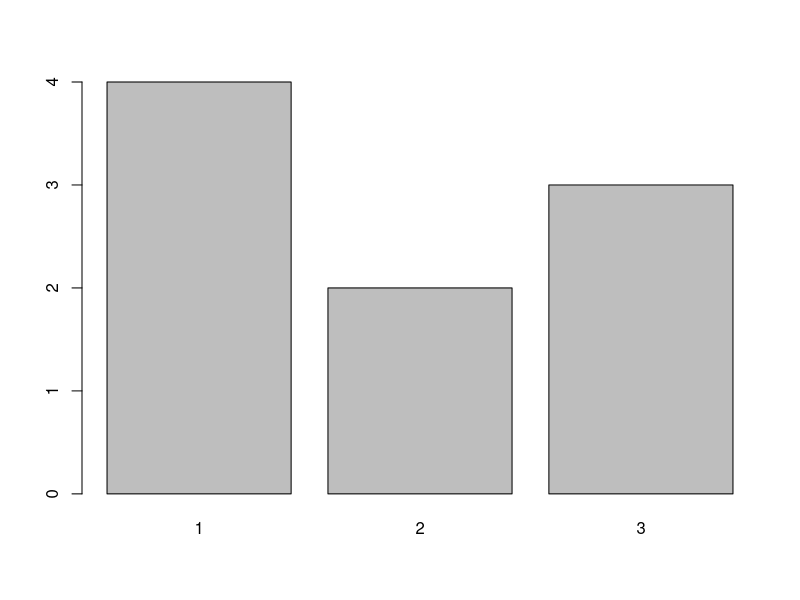
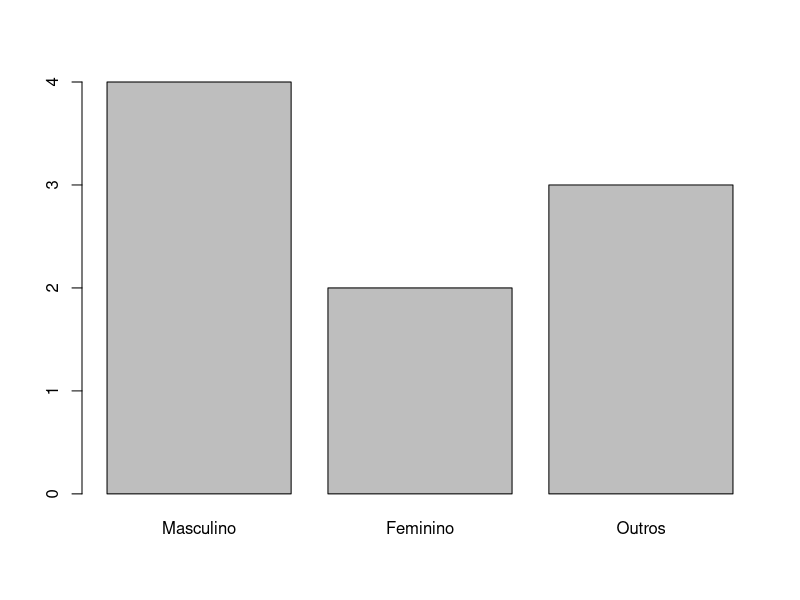
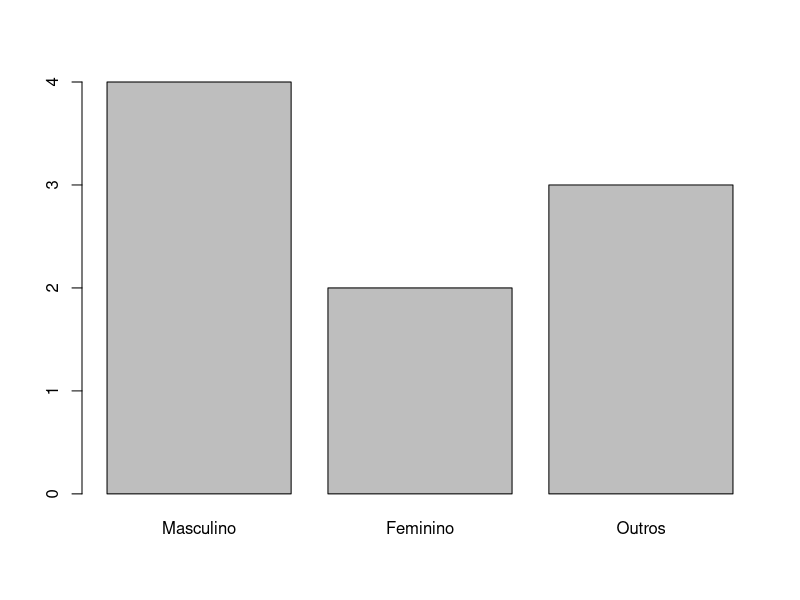
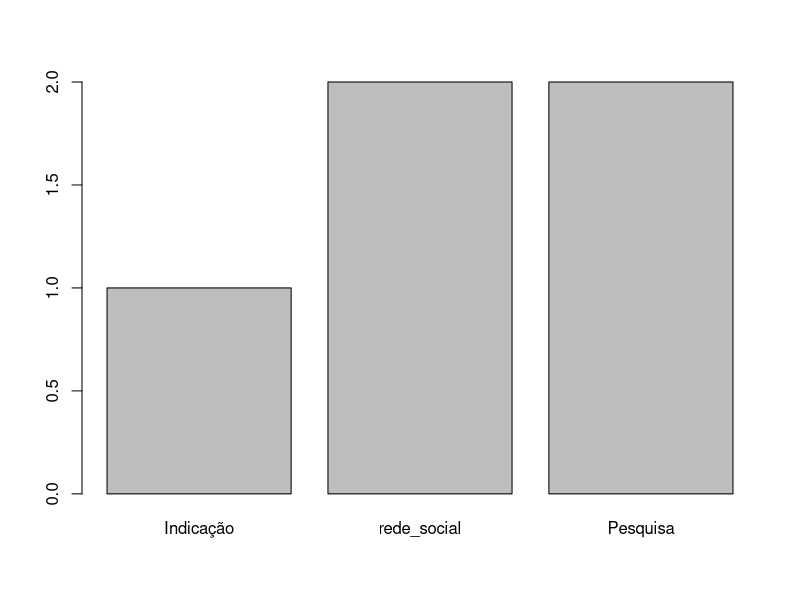
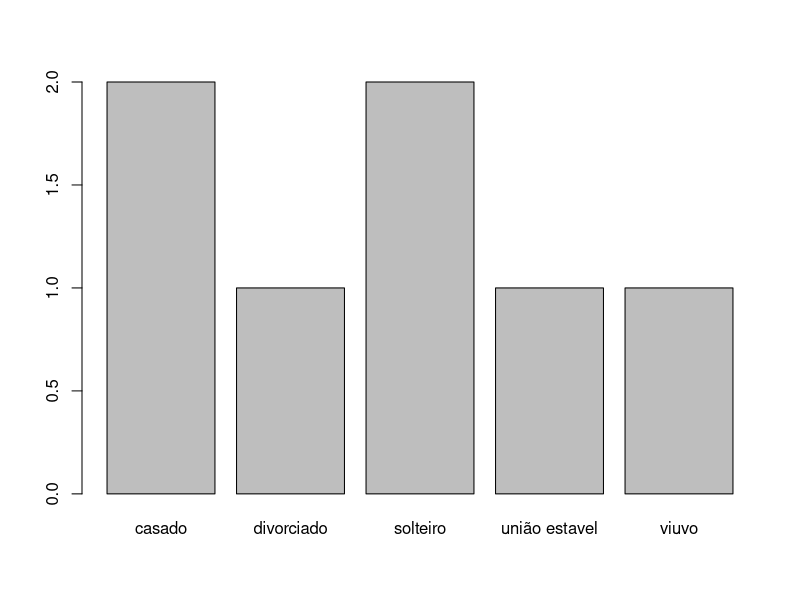
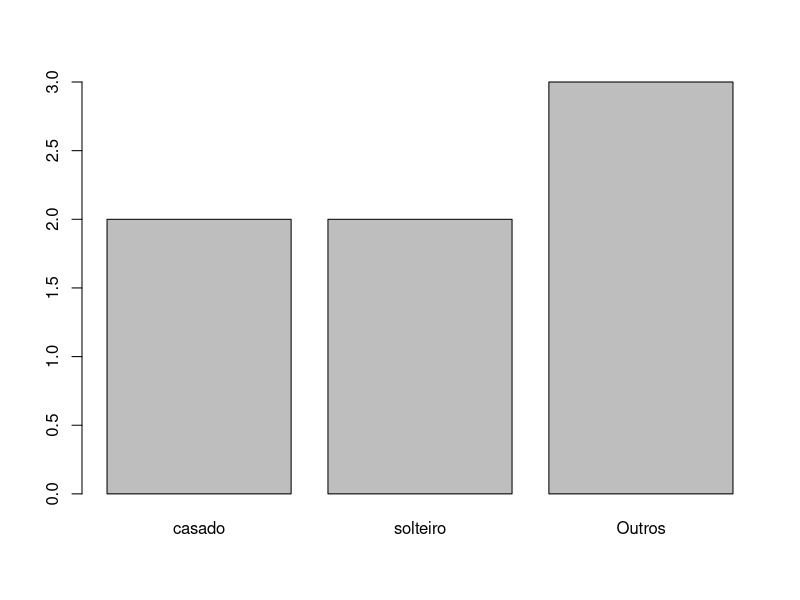
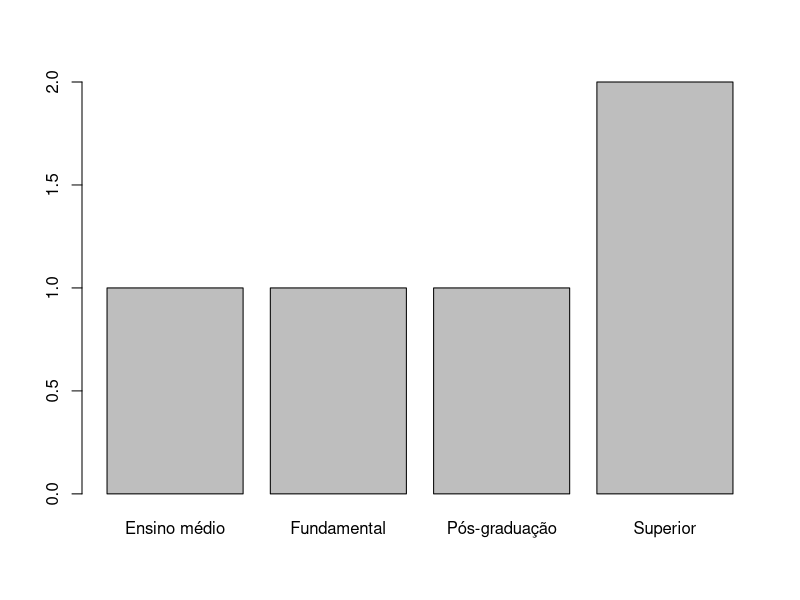
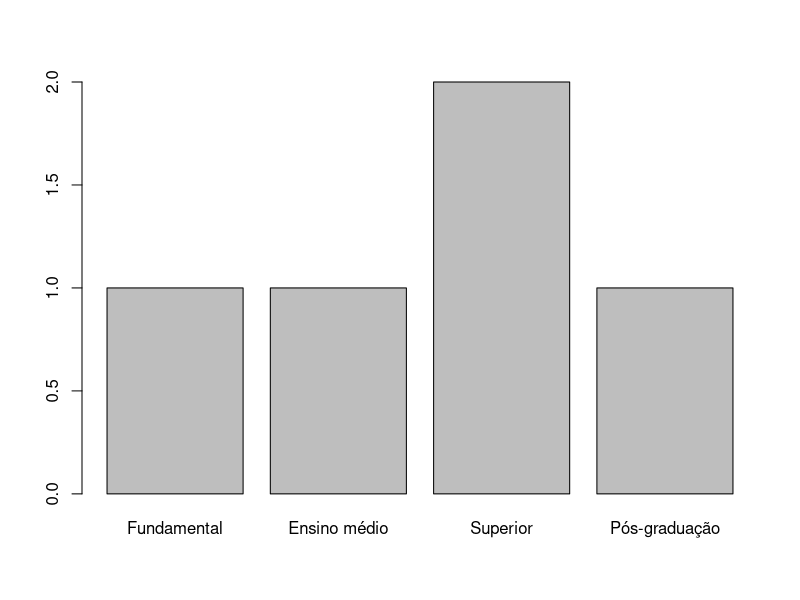

Source code (R) for these figures, in order: (Note: this script raises an error after producing the figures.)
## Fatores ##
# Usado para categorizar dados  com indice de identifica<U+FFFD><U+FFFD>o#

# Criando um factor a base de um vetor

genero <- c("1", "2", "2", "1", "2", "1", "1", "3", "3")
genero_ft <- as.factor(genero)

str(genero)
str(genero_ft)

# ou #

# Criando um factor diretamente

Fator <- factor(c("1", "2", "2", "1", "2", "1", "1", "3", "3"))
str(Fator)

# Acessando e modificando fatores

genero_ft[5] # acessa o indice
length(genero_ft)
genero_ft[length(genero_ft)]

# Modificando o fator
genero_ft[5] <- 3

# Operações com fatores
Produtos_Online <- factor(c("Tv A", "Tv B", "Tv B", "Tv C"))
Produtos_presencial <- factor(c("Tv A", "Tv C", "Tv D", "Tv C", "Tv C", "Tv D"))

library(forcats)

Vendas <- fct_c(Produtos_Online, Produtos_presencial)

# ALTERANDO O LABEL

plot(genero_ft)

Alterado <- lvls_revalue(genero_ft, c("Masculino", "Feminino", "Outros")) # Não altera a variável original apenas os labels (todos)

plot(Alterado)

levels(genero_ft) <- c("Masculino", "Feminino", "Outros") # Altera o valor da variável


label_especifico <- fct_recode(genero_ft, Masculino = "1") # Altera um label especifico ainda preservando a variável original

plot(label_especifico)

# Agrupando de niveis

local <- factor(c("net", "internet", "Instagram", "Facebook", "Amigo"))
Indica <- fct_collapse(local,
  Pesquisa = c("net", "internet"),
  rede_social = c("Instagram", "Facebook"),
  Indicação = c("Amigo")
)

plot(Indica)

install.packages("languageserver")

# Agrupamento por frequencia usando fct_lump

estado_civil <- factor(c("solteiro", "solteiro", "casado", "casado", "união estavel", "viuvo", "divorciado"))
plot(estado_civil)

Agrupado <- fct_lump(estado_civil, 2, other_level = "Outros") # O agrupamento definindo os principais mais usados e os outros - Com nomes denominado pelo criador -
plot(Agrupado)

# Reordenando os niveis dos fatores

# Por padrão o R ordena os fatores por ordem alfabetica, mas podemos definir a ordem

escolaridade <- factor(c("Superior", "Fundamental", "Pós-graduação", "Ensino médio", "Superior")) # Factor com ordenação em ordem alfabética por padrão

plot(escolaridade)


Reordenado <- fct_relevel(escolaridade, c("Fundamental", "Ensino médio", "Superior", "Pós-graduação")) # Factor reordenado conforme informado na função - Racional

plot(Reordenado)

length(escolaridade)

Faturamento <- c(scan(nmax = 5))

Reorder <- fct_reorder(escolaridade, Faturamento, mean) # Reordena os fatores do primeiro com base da função (3° item) do segundo elemento
plot(Reorder)